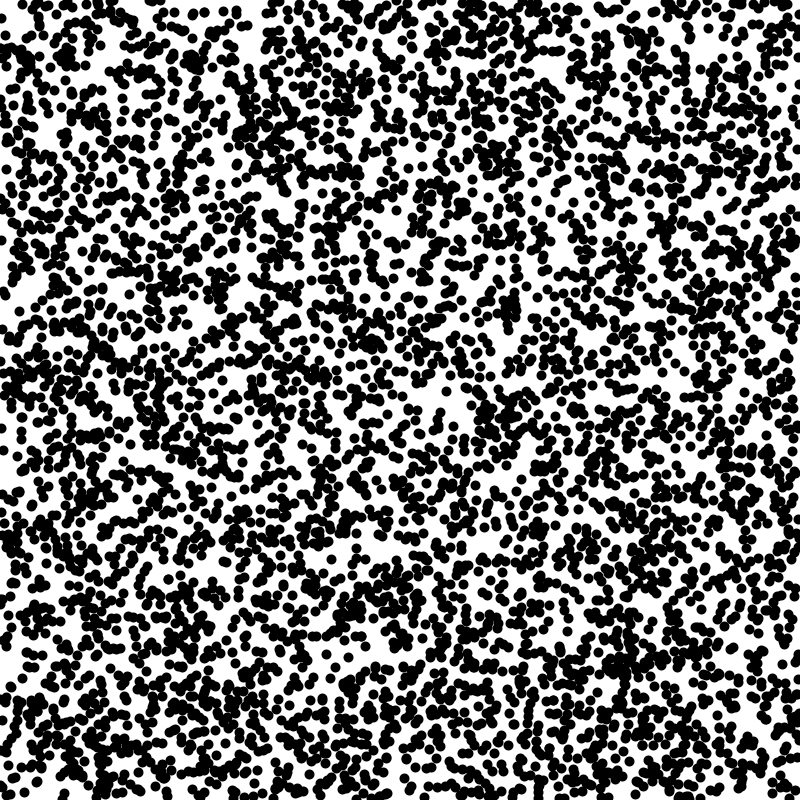
Frame 1 (no input)
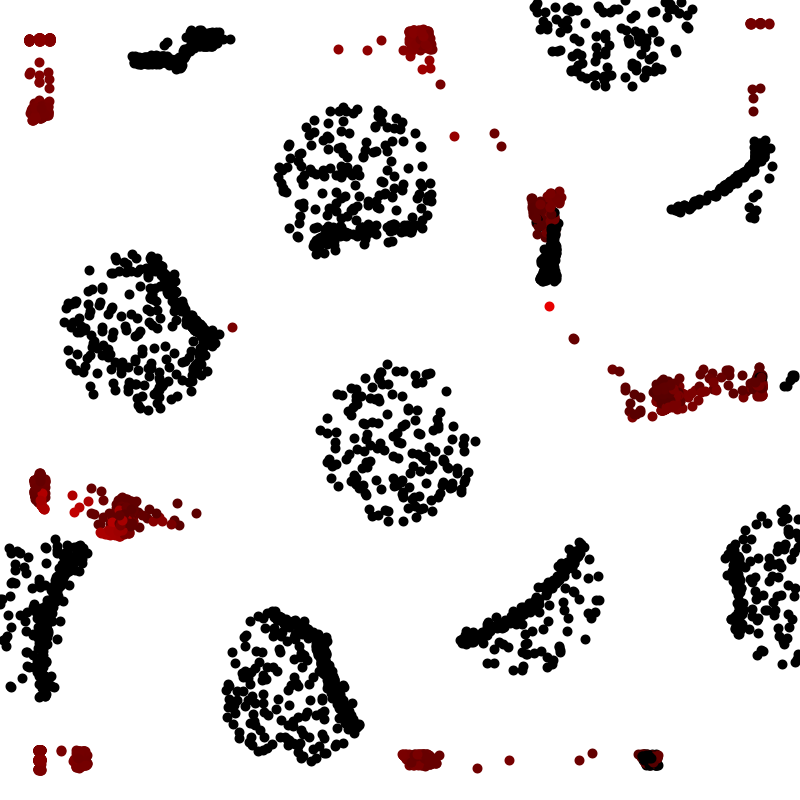
Frame 60 (the mouse pressed at the canvas centre just before this capture)
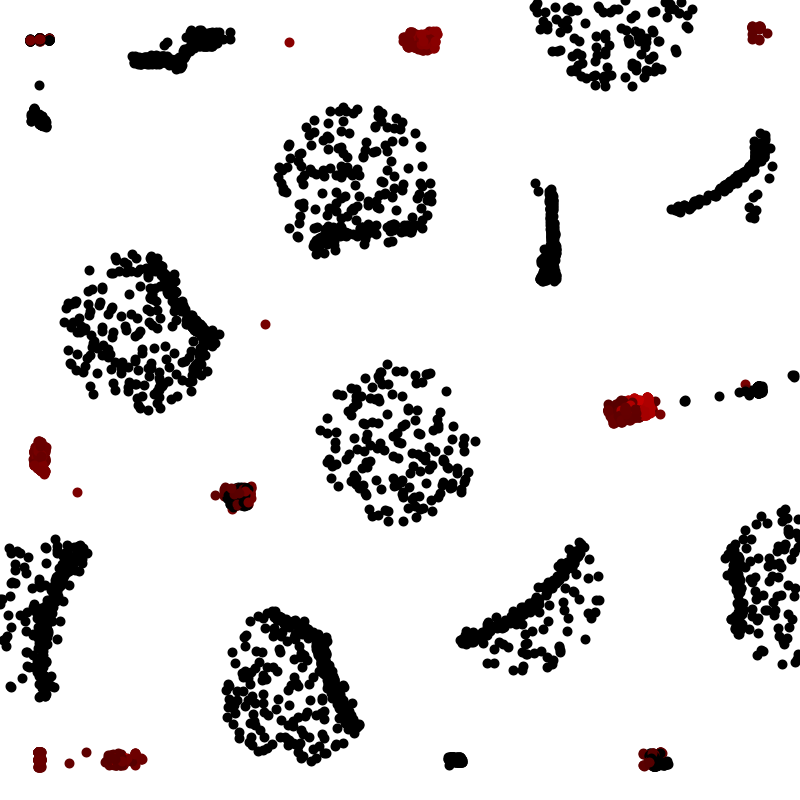
Frame 120 (the mouse held since frame 60 and released just before this capture)

The Processing sketch that drew these frames (run headless with seeded random() and noise(); from frame 60 on, the mouse is pressed at the canvas centre):

// Processing sketch: p_2015_06_18_stringyGravity
// ── p_2015_06_18_stringyGravity.pde
ArrayList<Body> bodies;
int numBodies = 6000;

void setup()  {
  size( 800, 800 );
  background( 255 );
  ellipseMode( CENTER );
  fill( 0 );
  strokeWeight( 10 );
  bodies = new ArrayList<Body>();
  for ( int i = 0 ; i < numBodies ; i++ )  {
   bodies.add( new Body( random(height), random(width) ) ); 
  }
}

void draw()  {
  background( 255 );
  for ( int i = 0 ; i < bodies.size() ; i++ )  {
   bodies.get( i ).draw(); 
   bodies.get( i ).attract( bodies );
   bodies.get( i ).move(); 
  }
}

// ── Body.pde

class Body  {
 float r, maxVel;
 PVector position, velocity, acceleration;
 Body( float x, float y )  {
  this.position = new PVector( x, y );
  this.velocity = new PVector( 0, 0 );
  this.acceleration = new PVector( 0, 0 );
  this.r = 40;
 }
 void draw()  {
  stroke( map(velocity.mag(), 0, 20, 0, 255 ), 0, 0 );
  point( position.x, position.y );
  
 }
 void move()  {
  checkWalls();
  this.position.add(this.velocity);
  this.velocity.limit( maxVel );
  this.velocity.add(this.acceleration);
  if ( this.velocity.mag() != 0 )
    this.velocity.sub( 1, 1, 1);
  this.acceleration.mult(0);
 }
 void attract( ArrayList<Body> bodies )  {
  for ( int i = 0 ; i < bodies.size() ; i++ )  {
   Body b = bodies.get( i );
   float dist = dist( position.x, position.y, position.z,
                      b.position.x, b.position.y, b.position.z );
   if ( dist < 200 )  {
    applyForce( b.position, b.r );
   }     
  }
 }
 void applyForce( PVector p, float rad )  {
   float dist = PVector.dist( this.position, p );
   if ( dist < this.r+this.r )  {
     this.acceleration.mult( 0 );
   } else {
     float f = this.r*rad/(dist);
     this.acceleration = new PVector( this.position.x - p.x, this.position.y - p.y );
     this.acceleration.normalize();
     this.acceleration.mult( f ); 
   }
 }
 void checkWalls()  {
  if ( this.position.x + this.r > width ) {
   this.velocity.x = -1 * abs(this.velocity.x); 
  }
  if ( this.position.x - this.r < 0 ) {
   this.velocity.x = abs(this.velocity.x); 
  }
  if ( this.position.y + this.r > height ) {
   this.velocity.y = -1 * abs(this.velocity.y); 
  }
  if ( this.position.y - this.r < 0 ) {
   this.velocity.y = abs(this.velocity.y); 
  }
 }
}
